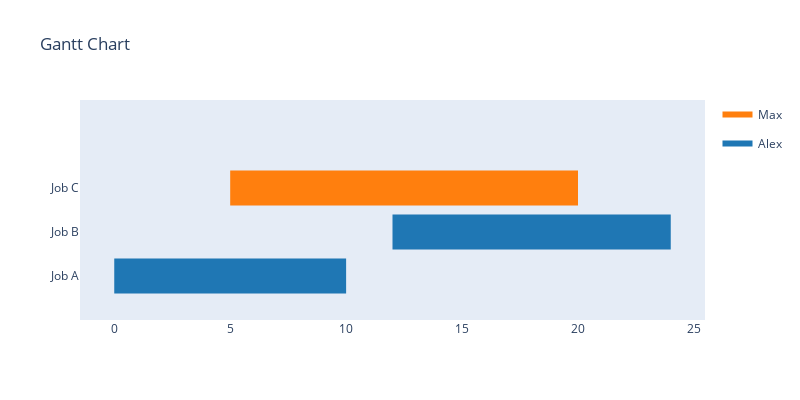

The notebook cell this image was saved under:
### Code cell
import plotly.figure_factory as ff

df = pd.DataFrame([
    dict(Task="Job A", Start=0, Finish=10, Resource="Alex"),
    dict(Task="Job B", Start=12, Finish=24, Resource="Alex"),
    dict(Task="Job C", Start=5, Finish=20, Resource="Max")
])

fig = ff.create_gantt(df, index_col = 'Resource',  bar_width = 0.4, show_colorbar=True)
fig.update_layout(xaxis_type='linear', autosize=True, width=800, height=400)
fig.show()

### Figure 1 — Plotly figure (JSON) as saved in the notebook; plotly's stock layout.template omitted (floating-point values rounded to 4 significant figures)
{"data": [{"fill": "toself", "fillcolor": "rgb(255, 127, 14)", "hoverinfo": "name", "legendgroup": "rgb(255, 127, 14)", "mode": "none", "name": "Max", "showlegend": true, "type": "scatter", "x": [5, 20, 20, 5], "y": [1.6, 1.6, 2.4, 2.4]}, {"fill": "toself", "fillcolor": "rgb(31, 119, 180)", "hoverinfo": "name", "legendgroup": "rgb(31, 119, 180)", "mode": "none", "name": "Alex", "showlegend": true, "type": "scatter", "x": [0, 10, 10, 0, 0, 12, 24, 24, 12], "y": [-0.4, -0.4, 0.4, 0.4, null, 0.6, 0.6, 1.4, 1.4]}, {"legendgroup": "rgb(255, 127, 14)", "marker": {"color": "rgb(255, 127, 14)", "opacity": 0, "size": 1}, "mode": "markers", "name": "", "showlegend": false, "text": [null, null], "type": "scatter", "x": [5, 20], "y": [2, 2]}, {"legendgroup": "rgb(31, 119, 180)", "marker": {"color": "rgb(31, 119, 180)", "opacity": 0, "size": 1}, "mode": "markers", "name": "", "showlegend": false, "text": [null, null, null, null], "type": "scatter", "x": [0, 10, 12, 24], "y": [0, 0, 1, 1]}], "layout": {"autosize": true, "height": 400, "hovermode": "closest", "showlegend": true, "title": {"text": "Gantt Chart"}, "width": 800, "xaxis": {"rangeselector": {"buttons": [{"count": 7, "label": "1w", "step": "day", "stepmode": "backward"}, {"count": 1, "label": "1m", "step": "month", "stepmode": "backward"}, {"count": 6, "label": "6m", "step": "month", "stepmode": "backward"}, {"count": 1, "label": "YTD", "step": "year", "stepmode": "todate"}, {"count": 1, "label": "1y", "step": "year", "stepmode": "backward"}, {"step": "all"}]}, "showgrid": false, "type": "linear", "zeroline": false}, "yaxis": {"autorange": false, "range": [-1, 4], "showgrid": false, "ticktext": ["Job A", "Job B", "Job C"], "tickvals": [0, 1, 2], "zeroline": false}}}
